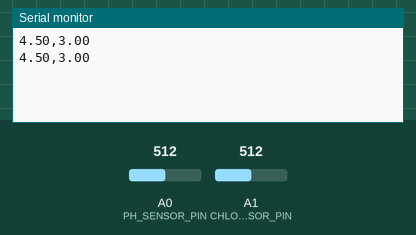
Simulated run of this sketch. Board: Arduino Uno, built with avr-gcc and run on an emulated ATmega328P. Shown: the last lines printed to the serial monitor. Inputs (shaded band) come from the test bench; at power-on: A0 (PH_SENSOR_PIN) = 512, A1 (CHLORINE_SENSOR_PIN) = 512.

Above: at 1.8 s.
1.9 s: A0 (PH_SENSOR_PIN) set to 716
At 2.9 s:
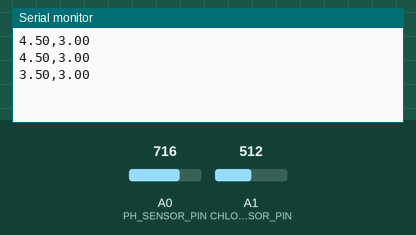
3.4 s: A1 (CHLORINE_SENSOR_PIN) set to 716
At 4.7 s:
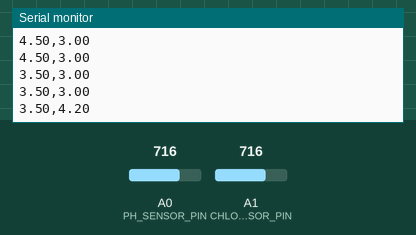
4.9 s: A0 (PH_SENSOR_PIN) set to 900
At 5.4 s:
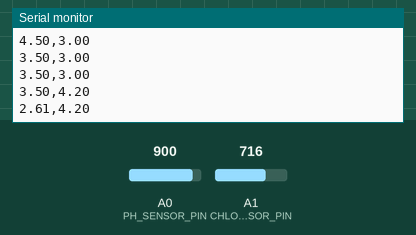
6.4 s: A1 (CHLORINE_SENSOR_PIN) set to 900
At 7.8 s:
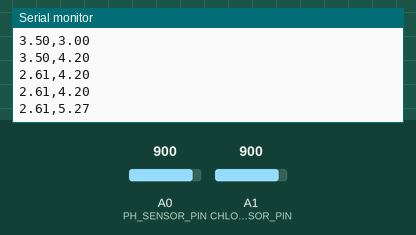
Timing chart, 0 to 8.9 s (numbered marks = the images above; inputs shaded):
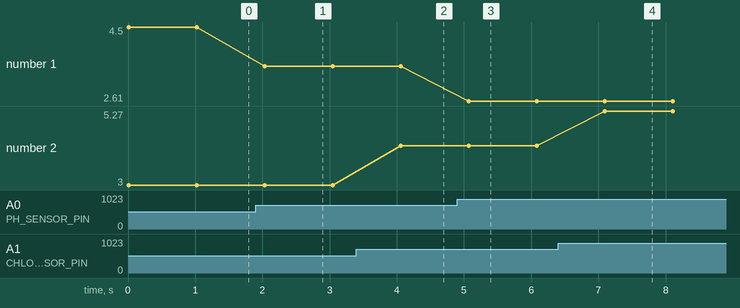

Measured:
- after the input at 1.9 s, the serial monitor: prints a new line after 0.14 s (image 1)
- after the input at 3.4 s, the serial monitor: prints a new line after 0.66 s (image 2)
- after the input at 4.9 s, the serial monitor: prints a new line after 0.17 s (image 3)
- after the input at 6.4 s, the serial monitor: prints a new line after 0.70 s (image 4)
- plotted number 1: 4.5 → 3.5 after the input at 1.9 s, 3.5 → 2.61 after the input at 4.9 s
- plotted number 2: 3 → 4.2 after the input at 3.4 s, 4.2 → 5.27 after the input at 6.4 s

The sketch:

solution1.ino
```cpp
// Solution 1: Bluetooth Interface

#include <SoftwareSerial.h>

// Bluetooth module pins

#define RX_PIN 2

#define TX_PIN 3

// pH sensor pins

#define PH_SENSOR_PIN A0

// Chlorine sensor pins

#define CHLORINE_SENSOR_PIN A1

// Bluetooth module

SoftwareSerial bluetooth(RX_PIN, TX_PIN);

void setup() {

  // Start serial communication for debugging

  Serial.begin(9600);

  // Start software serial for Bluetooth module

  bluetooth.begin(9600);

  // Initialize pH sensor

  pinMode(PH_SENSOR_PIN, INPUT);

  // Initialize chlorine sensor

  pinMode(CHLORINE_SENSOR_PIN, INPUT);

}

void loop() {

  // Read pH sensor

  float pH = analogRead(PH_SENSOR_PIN) * 5.0 / 1024.0;

  pH = 7.0 - pH; // Convert voltage to pH value

  // Read chlorine sensor

  float chlorine = analogRead(CHLORINE_SENSOR_PIN) * 5.0 / 1024.0;

  chlorine = chlorine * 1.2; // Convert voltage to chlorine level

  // Send data via Bluetooth

  String data = String(pH) + "," + String(chlorine);

  bluetooth.println(data);

  // Print data for debugging

  Serial.println(data);

  delay(1000);

}
```
